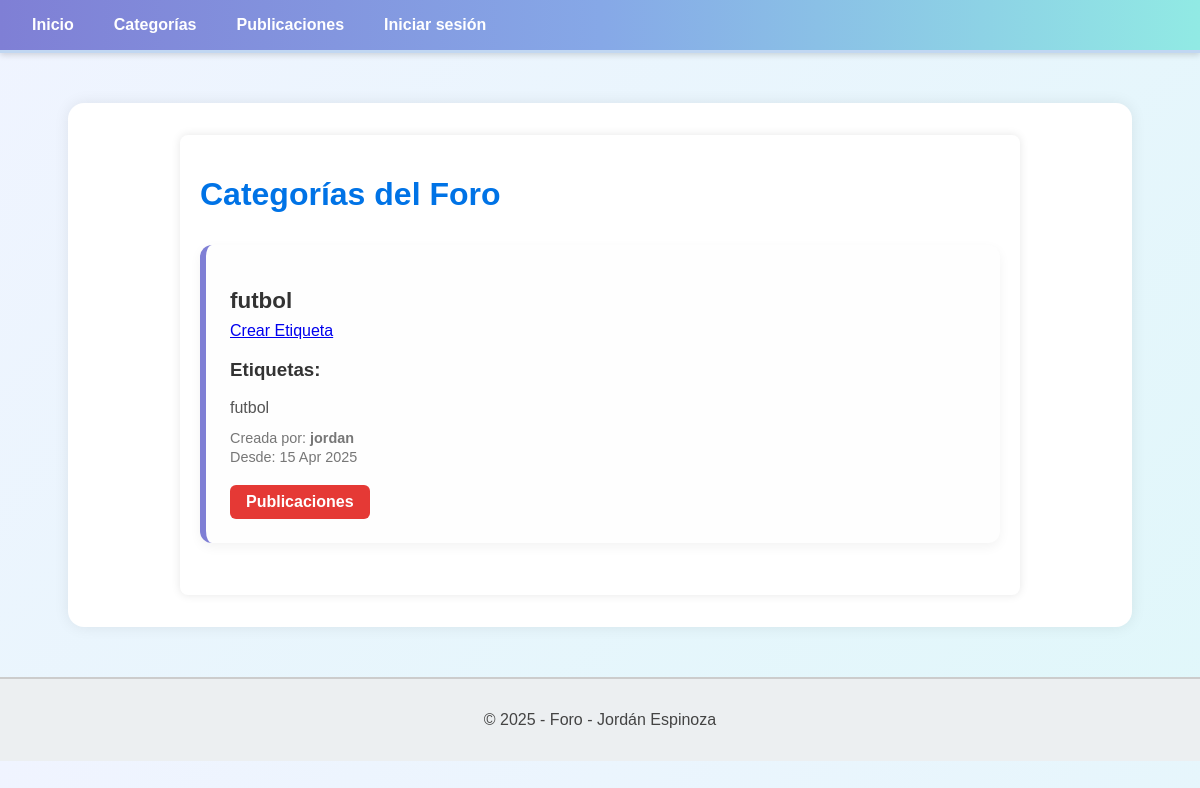
/foro/categorias/listar/, run on an earlier commit of the app's database.
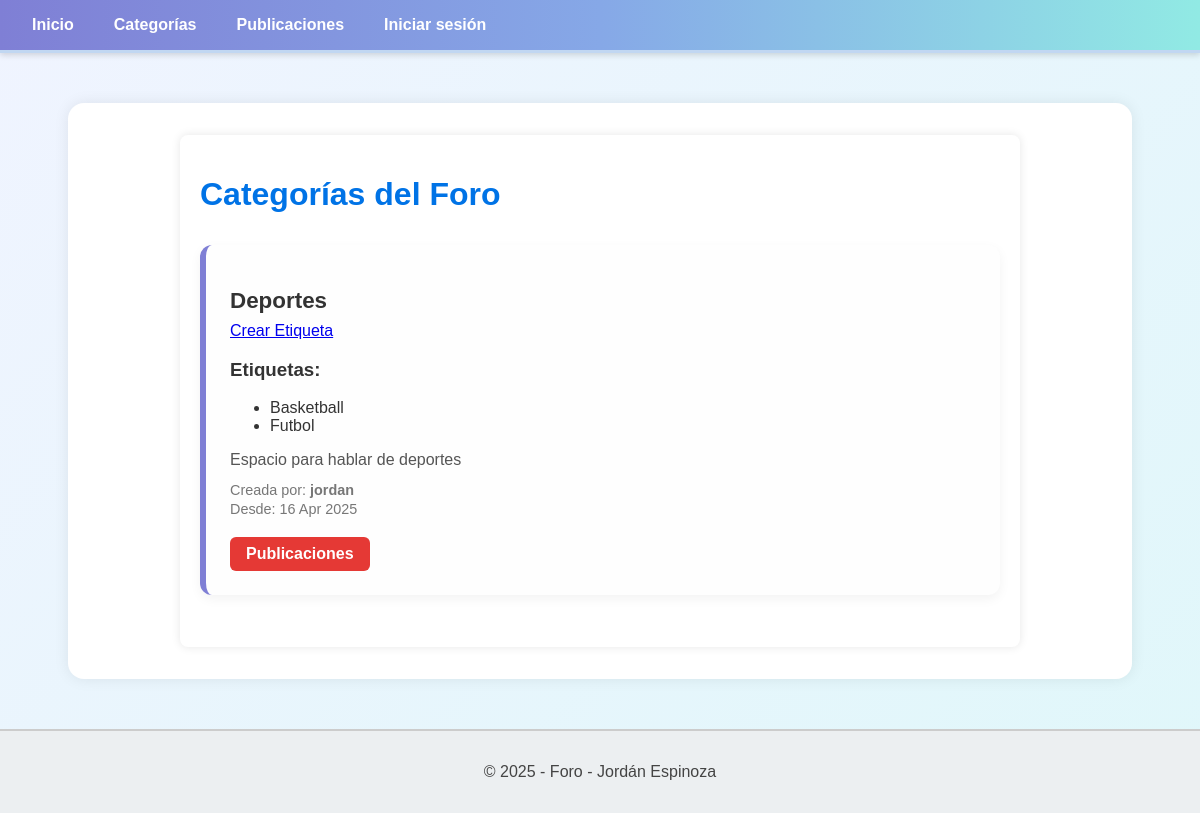
And on a later commit of the database.
### foro_aplicacion/models.py (models this page shows, shortened)
class Categoria(models.Model):
    nombre = models.CharField(max_length=50)
    descripcion = models.TextField(blank=True)
    fecha_creacion = models.DateTimeField(auto_now_add=True)
    usuario = models.ForeignKey(Usuario, on_delete=models.CASCADE, related_name='categorias')

class Usuario(AbstractUser):
    correo = models.EmailField(max_length=100, unique=True)
    es_admin = models.BooleanField(default=False)
    es_baneado = models.BooleanField(default=False)
    es_moderador = models.BooleanField(default=False)
    es_autor = models.BooleanField(default=False)
    reputacion = models.IntegerField(default=0)
    class Meta:
        verbose_name = 'Usuario'
        verbose_name_plural = 'Usuarios'

class Etiqueta(models.Model):
    nombre = models.CharField(max_length=30, unique=True)

### foro_aplicacion/views.py (the view)
# urls.py: path('categorias/listar/', CategoriaListView.as_view(), name='listar'),
class CategoriaListView(ListView):
    model = Categoria
    template_name = 'categorias/listar.html'
    def get_context_data(self, **kwargs):
        context = super().get_context_data(**kwargs)
        context['etiquetas'] = Etiqueta.objects.all()
        return context

### foro_aplicacion/templates/categorias/listar.html (shortened to what this page needs)
{% extends 'template_base.html' %}
{% block body %}
<div class="container">
    <h1 class="titulo">Categorías del Foro</h1>
    <div class="categoria-lista">
        {% for categoria in object_list %}
            <div class="categoria-card">
                <h2 class="nombre">{{ categoria.nombre }}</h2>
                <a href="{% url 'crear_etiqueta'  %}">Crear Etiqueta</a>
                <h3>Etiquetas:</h3>
        <ul>
            {% for etiqueta in etiquetas %}
                <li>{{ etiqueta.nombre }}</li>
            {% endfor %}
        </ul>
                <p class="descripcion">{{ categoria.descripcion|default:"Sin descripción" }}</p>
                <p class="autor">Creada por: <strong>{{ categoria.usuario.username }}</strong></p>
                <p class="fecha">Desde: {{ categoria.fecha_creacion|date:"d M Y" }}</p>
                <div>
                <a href="{% url "listar_publicaciones" %}" class="btn btn-danger">Publicaciones</a>
                </div>
            </div>
        {% empty %}
            <p class="sin-categorias">No hay categorías disponibles.</p>
        {% endfor %}
    </div>
</div>
{% endblock %}

### templates/template_base.html (shortened to what this page needs)
{% load static %}
<!DOCTYPE html>
<html lang="es">
<head>
    <link rel="stylesheet" href="{% static 'css/styles.css' %}">
</head>
<body>
    {% block navbar %}
    <nav>
        <div class="nav-left">
            <a href="{% url 'home' %}">Inicio</a>
            <a href="{% url 'listar' %}">Categorías</a>
            <a href="/publicaciones/">Publicaciones</a>
            {% if not user.is_authenticated %}
                <a href="{% url 'login' %}">Iniciar sesión</a>
            {% endif %}
        </div>
    </nav>
    {% endblock navbar %}
    <main>
        {% block body %}{% endblock body %}
    </main>
    {% block footer %}
    <footer>
        <p>© 2025 - Foro - Jordán Espinoza</p>
    </footer>
    {% endblock footer %}
</body>
</html>

### static/css/styles.css (style rules this page uses)
body { margin: 0; padding: 0; background: linear-gradient(135deg, #f0f4ff, #e0f7fa); color: #333; font-family: 'Segoe UI', Tahoma, Geneva, Verdana, sans-serif; }
header, nav { background: linear-gradient(90deg, #7f7fd5, #86a8e7, #91eae4); padding: 1rem 2rem; box-shadow: 0 2px 6px rgba(0,0,0,0.15); position: sticky; top: 0; z-index: 1000; border-bottom: 3px solid #c1d7f2; }
nav a { color: #fff; margin-right: 20px; text-decoration: none; font-weight: 600; transition: color 0.3s ease; }
main { padding: 2rem; max-width: 1000px; margin: 50px auto; background-color: #ffffff; border-radius: 16px; box-shadow: 0 0 15px rgba(0,0,0,0.08); }
nav { display: flex; justify-content: space-between; align-items: center; }
.nav-left { display: flex; gap: 20px; }
footer { text-align: center; padding: 1rem; background-color: #eceff1; color: #444; margin-top: 2rem; border-top: 2px solid #ccc; }
body { font-family: Arial, sans-serif; background-color: #f4f4f4; color: #333; }
.container { max-width: 800px; margin: 0 auto; padding: 20px; background-color: #fff; box-shadow: 0 0 10px rgba(0, 0, 0, 0.1); border-radius: 8px; }
.titulo { font-size: 2em; margin-bottom: 20px; color: #0073e6; }
.btn { background-color: #0073e6; color: #fff; padding: 10px 20px; border: none; border-radius: 4px; cursor: pointer; font-size: 1em; }
.categoria-lista { display: flex; flex-direction: column; gap: 1.5rem; margin-top: 2rem; }
.categoria-card { background: #fefefe; border-left: 6px solid #7f7fd5; padding: 1.5rem; border-radius: 12px; box-shadow: 0 4px 12px rgba(0, 0, 0, 0.05); transition: transform 0.2s ease, box-shadow 0.2s ease; }
.categoria-card .nombre { font-size: 1.4rem; color: #333; margin-bottom: 0.5rem; }
.categoria-card .descripcion { font-size: 1rem; color: #555; margin-bottom: 0.8rem; }
.categoria-card .autor, .categoria-card .fecha { font-size: 0.9rem; color: #777; margin: 0.2rem 0; }
.categoria-card a.btn { margin-top: 1rem; display: inline-block; background-color: #e53935; color: white; padding: 0.5rem 1rem; border-radius: 6px; font-weight: bold; text-decoration: none; transition: background-color 0.3s ease; }

What changed in the data, as far as the page shows it:
removed Categoria: nombre "futbol", descripcion "futbol", usuario.username "jordan", fecha_creacion "15 Apr 2025"
added Categoria: nombre "Deportes", descripcion "Espacio para hablar de deportes", usuario.username "jordan", fecha_creacion "16 Apr 2025"
added Etiqueta: nombre "Basketball"
added Etiqueta: nombre "Futbol"
